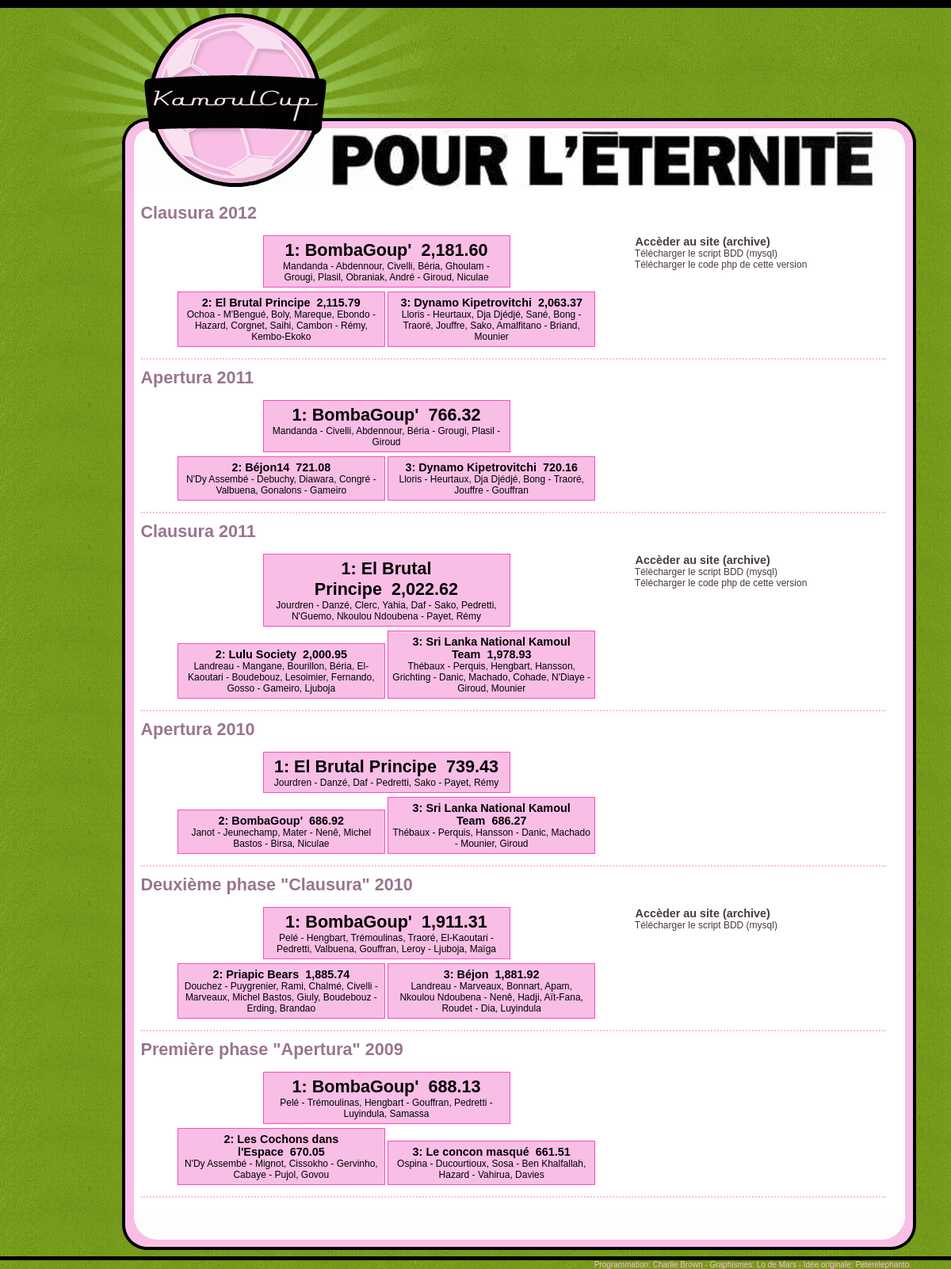
The page / on the database its author committed.
### tables this page shows
CREATE TABLE IF NOT EXISTS `palmares` (
  `titre` varchar(128) NOT NULL,
  `date_competition` date NOT NULL,
  `url_site` varchar(256) NOT NULL,
  `sql_backup_filename` varchar(256) NOT NULL,
  `zip_backup_filename` varchar(128) NOT NULL,
  `vainqueur` varchar(64) NOT NULL,
  `vainqueur_roster` mediumtext NOT NULL,
  `deuxieme` varchar(64) NOT NULL,
  `deuxieme_roster` mediumtext NOT NULL,
  `troisieme` varchar(64) NOT NULL,
  `troisieme_roster` mediumtext NOT NULL,
  `vainqueur_score` float NOT NULL,
  `deuxieme_score` float NOT NULL,
  `troisieme_score` float NOT NULL,
  `type` enum('L1','NA') NOT NULL DEFAULT 'L1',
  PRIMARY KEY (`titre`),
  UNIQUE KEY `date_competition` (`date_competition`)
);

### includes/db.php (called while the page is built, shortened)
<?php
  Class db extends dbConfig
  {
    var $connection;
    function connect()
    {
      $this->connection=mysql_connect($this->config['db_server'],$this->config['db_username'],$this->config['db_password']);
    }
    function getArray($query)
    {
      if($result = @mysql_query($query, $this->connection))
      {
        while($tmp = @mysql_fetch_array($result)) {
          $dbarray[]= $tmp;
				}
        if (isset($dbarray))
          return $dbarray;
        else return NULL;
      }
      return;
    }
  };
  $db = new db;
?>

### div/palmaresDiv.php (the view)
<?php
$listPalmaresQuery = $db->getArray("select titre,vainqueur,vainqueur_score,vainqueur_roster,deuxieme,deuxieme_score,deuxieme_roster,troisieme,troisieme_roster,troisieme_score,url_site,sql_backup_filename,zip_backup_filename from palmares where type='L1' order by date_competition desc");
if ($listPalmaresQuery != NULL) {
	foreach($listPalmaresQuery as $palmares) {
		$scor1 = number_format(round($palmares['vainqueur_score'],2),2);
		$scor2 = number_format(round($palmares['deuxieme_score'],2),2);
		$scor3 = number_format(round($palmares['troisieme_score'],2),2);
		?>
<div class='sectionPage'>
<div class='titre_page'><?php echo $palmares['titre']; ?></div>
<div class='palmares_right_container'>
<?php
if (strlen($palmares['url_site']) > 0) {
	echo "<p class='mainURL'>&nbsp;<a href=\"{$palmares['url_site']}\">Accèder au site (archive)</a></p>";
}
if (strlen($palmares['sql_backup_filename']) > 0) {
	echo "<p>&nbsp;<a href=\"backups/{$palmares['sql_backup_filename']}\" target=\"_blank\">Télécharger le script BDD (mysql)</a></p>";
}
if (strlen($palmares['zip_backup_filename']) > 0) {
	echo "<p>&nbsp;<a href=\"backups/{$palmares['zip_backup_filename']}\" target=\"_blank\">Télécharger le code php de cette version</a></p>";
}
?>
</div>
<div class='palmares_podium_container'>
<div class="podium">
<div class="top">
<div class="first">1: <?php echo $palmares['vainqueur']; ?>&nbsp;&nbsp;<?php echo $scor1; ?></div>
<p><?php echo $palmares['vainqueur_roster']; ?></p>
</div>
<div class="left">
<div class="others">2: <?php echo $palmares['deuxieme']; ?>&nbsp;&nbsp;<?php echo $scor2; ?></div>
<p><?php echo $palmares['deuxieme_roster']; ?></p>
</div>
<div class="right">
<div class="others">3: <?php echo $palmares['troisieme']; ?>&nbsp;&nbsp;<?php echo $scor3; ?></div>
<p><?php echo $palmares['troisieme_roster']; ?></p>
</div>
</div>
</div>
<p>&nbsp;</p>
</div>
<?php
	}
}
?>

### index.php (shortened to what this page needs)
<?php
include("includes/db.php");
?>
<html>
<head>
</head>
<body>
<div id="frisetop"></div>
<div id="header"></div>
<div id="containeur">
<div id="colgauche">
<?php
include("div/palmaresDiv.php");
?>
<div class='hr_feinte3'></div>
</div>
</div>
<div id="footer">
</div>
<div id="frisebottom">
<div id="credits">Programmation: Charlie Brown - Graphismes: Lo de
Mars - Idée originale: Peterelephanto.</div>
</div>
</body>
</html>

### archives.css (style rules this page uses)
body { margin:0; padding:0; background:url(images/Fond-herbe.jpg); font-family: Trebuchet MS,Verdana, Arial, Helvetica, sans-serif; font-size: 12px; }
#frisetop { width:100%; height:10px; background:black; }
#frisebottom { width:100%; padding-top: 5px; background:black; }
#header { width:1115px; height:231px; margin:0 auto 0 auto; background:url(images/head_archives.png); }
#containeur { width:1115px; margin:0 auto 0 auto; background:url(images/fond-containeur.png); }
#colgauche { width:940px; margin:0 5px 0 135px; padding-top:10px; }
#footer { background:url(images/footer.png); width:1115px; height:59px; margin:0 auto 0 auto; }
p { margin:0; padding:0; color:black; }
#credits { float:right; margin-right: 50px; font-size: 10px; color: #f9bee5; }
.sectionPage { margin-top: 5px; margin-bottom: 10px; border-bottom: 2px dotted #f9bee5; }
.titre_page { font-size: 1.8em; font-weight: bold; color:#99758d; margin-bottom: 15px; }
a, a:link, a:visited, a:active { color: #493844; text-decoration: none; }
.hr_feinte3 { width:100%; height: 3px; padding:0px; margin:0px; font-size: 1px; line-height: 3px; border: 0px; overflow:hidden; }
.podium { text-align: center; }
.podium .first { font-size: 1.8em; font-weight:bold; }
.podium .others { font-size: 1.2em; font-weight:bold; }
.mainURL { font-size: 1.2em; font-weight:bold; }
.top { margin:auto; width:300px; border: 1px solid #f94cbe; background-color: #f9bee5; padding: 5px; margin-left: auto ; margin-right: auto ; margin-top: 5px; }
.left { display:inline-block; width:250px; border: 1px solid #f94cbe; background-color: #f9bee5; padding: 5px; margin-left: auto ; margin-right: auto ; margin-top: 5px; }
.right { display:inline-block; width:250px; border: 1px solid #f94cbe; background-color: #f9bee5; padding: 5px; margin-left: auto ; margin-right: auto ; margin-top: 5px; }
.palmares_podium_container { width:620px; }
.palmares_right_container { float:right; width:320px; }

### rows shown on the page
palmares: titre "Clausura 2012", vainqueur "BombaGoup'", vainqueur_score "2,181.60", vainqueur_roster "Mandanda - Abdennour, Civelli, Béria, Ghoulam - Grougi, Plasil, Obraniak, André - Giroud, Niculae", deuxieme "El Brutal Principe", deuxieme_score "2,115.79", deuxieme_roster "Ochoa - M'Bengué, Boly, Mareque, Ebondo - Hazard, Corgnet, Saihi, Cambon - Rémy, Kembo-Ekoko", troisieme "Dynamo Kipetrovitchi", troisieme_score "2,063.37", troisieme_roster "Lloris - Heurtaux, Dja Djédjé, Sané, Bong - Traoré, Jouffre, Sako, Amalfitano - Briand, Mounier"
palmares: titre "Apertura 2011", vainqueur "BombaGoup'", vainqueur_score "766.32", vainqueur_roster "Mandanda - Civelli, Abdennour, Béria - Grougi, Plasil - Giroud", deuxieme "Béjon14", deuxieme_score "721.08", deuxieme_roster "N'Dy Assembé - Debuchy, Diawara, Congré - Valbuena, Gonalons - Gameiro", troisieme "Dynamo Kipetrovitchi", troisieme_score "720.16", troisieme_roster "Lloris - Heurtaux, Dja Djédjé, Bong - Traoré, Jouffre - Gouffran"
palmares: titre "Clausura 2011", vainqueur "El Brutal Principe", vainqueur_score "2,022.62", vainqueur_roster "Jourdren - Danzé, Clerc, Yahia, Daf - Sako, Pedretti, N'Guemo, Nkoulou Ndoubena - Payet, Rémy", deuxieme "Lulu Society", deuxieme_score "2,000.95", deuxieme_roster "Landreau - Mangane, Bourillon, Béria, El-Kaoutari - Boudebouz, Lesoimier, Fernando, Gosso - Gameiro, Ljuboja", troisieme "Sri Lanka National Kamoul Team", troisieme_score "1,978.93", troisieme_roster "Thébaux - Perquis, Hengbart, Hansson, Grichting - Danic, Machado, Cohade, N'Diaye - Giroud, Mounier"
palmares: titre "Apertura 2010", vainqueur "El Brutal Principe", vainqueur_score "739.43", vainqueur_roster "Jourdren - Danzé, Daf - Pedretti, Sako - Payet, Rémy", deuxieme "BombaGoup'", deuxieme_score "686.92", deuxieme_roster "Janot - Jeunechamp, Mater - Nenê, Michel Bastos - Birsa, Niculae", troisieme "Sri Lanka National Kamoul Team", troisieme_score "686.27", troisieme_roster "Thébaux - Perquis, Hansson - Danic, Machado - Mounier, Giroud"
palmares: titre "Deuxième phase \"Clausura\" 2010", vainqueur "BombaGoup'", vainqueur_score "1,911.31", vainqueur_roster "Pelé - Hengbart, Trémoulinas, Traoré, El-Kaoutari - Pedretti, Valbuena, Gouffran, Leroy - Ljuboja, Maïga", deuxieme "Priapic Bears", deuxieme_score "1,885.74", deuxieme_roster "Douchez - Puygrenier, Rami, Chalmé, Civelli - Marveaux, Michel Bastos, Giuly, Boudebouz - Erding, Brandao", troisieme "Béjon", troisieme_score "1,881.92", troisieme_roster "Landreau - Marveaux, Bonnart, Apam, Nkoulou Ndoubena - Nenê, Hadji, Aït-Fana, Roudet - Dia, Luyindula"
palmares: titre "Première phase \"Apertura\" 2009", vainqueur "BombaGoup'", vainqueur_score "688.13", vainqueur_roster "Pelé - Trémoulinas, Hengbart - Gouffran, Pedretti - Luyindula, Samassa", deuxieme "Les Cochons dans l'Espace", deuxieme_score "670.05", deuxieme_roster "N'Dy Assembé - Mignot, Cissokho - Gervinho, Cabaye - Pujol, Govou", troisieme "Le concon masqué", troisieme_score "661.51", troisieme_roster "Ospina - Ducourtioux, Sosa - Ben Khalfallah, Hazard - Vahirua, Davies"
